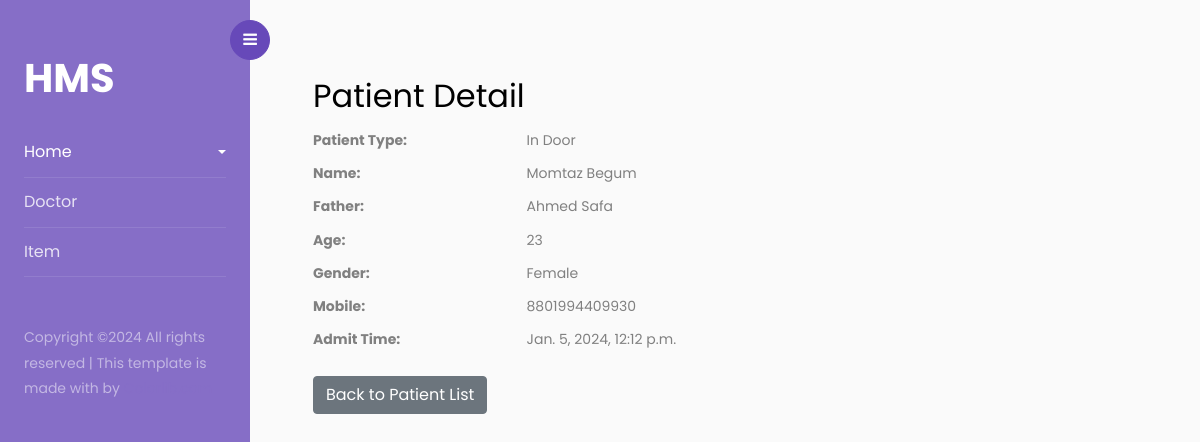
The app's page /patient/detail/4/ with its own data.
### bnh/models.py (models this page shows, shortened)
class Patient(models.Model):
    patient_type = models.CharField(max_length=50, choices=admit_type)
    name = models.CharField(max_length=120)
    father = models.CharField(max_length=120)
    mother = models.CharField(max_length=120, blank=True, null=True)
    gender = models.CharField(max_length=50, choices=gender_ch)
    address = models.CharField(max_length=250)
    ref_by = models.CharField(max_length=120, blank=True, null=True)
    doctor = models.ForeignKey(Doctor, on_delete=models.SET_NULL, null=True, blank=True)
    age =  models.IntegerField(default=0)
    mobile = models.CharField(max_length=50)
    bed_no = models.CharField(max_length=50, blank=True, null=True)
    cabin = models.CharField(max_length=50, blank=True, null=True)
    b_group = models.CharField(max_length=50, choices=b_group, blank=True, null=True)
    times_of_visit = models.IntegerField(default=0)
    admit_time = models.DateTimeField(auto_now=True)

### bnh/views.py (the view)
# urls.py: path('patient/detail/<pk>/', patient_detail, name='patient-detail'),
def patient_detail(request,pk):
    patient = get_object_or_404(Patient, pk=pk)
    meta_fields = patient._meta.fields
    context = {
        'patient':patient,
        'meta_fields': meta_fields
    }
    return render(request, 'patient_detail.html', context)

### bnh/templates/patient_detail.html
{% extends "base.html" %}
{% block content %}
  <div class="container mt-4">
    <h2>Patient Detail</h2>
    <dl class="row">
      <dt class="col-sm-3">Patient Type:</dt>
      <dd class="col-sm-9">{{ patient.get_patient_type_display }}</dd>
      <dt class="col-sm-3">Name:</dt>
      <dd class="col-sm-9">{{ patient.name }}</dd>
      <dt class="col-sm-3">Father:</dt>
      <dd class="col-sm-9">{{ patient.father }}</dd>
      <dt class="col-sm-3">Age:</dt>
      <dd class="col-sm-9">{{ patient.age }}</dd>
      <dt class="col-sm-3">Gender:</dt>
      <dd class="col-sm-9">{{ patient.gender }}</dd>
      <dt class="col-sm-3">Mobile:</dt>
      <dd class="col-sm-9">{{ patient.mobile }}</dd>
      <dt class="col-sm-3">Admit Time:</dt>
      <dd class="col-sm-9">{{ patient.admit_time }}</dd>
    </dl>
    <a href="{% url 'bnh:patient-list' %}" class="btn btn-secondary">Back to Patient List</a>
  </div>
{% endblock %}

### records on screen
Patient: patient_type "In Door", name "Momtaz Begum", father "Ahmed Safa", age "23", gender "Female", mobile "8801994409930", admit_time "Jan. 5, 2024, 12:12 p.m."
